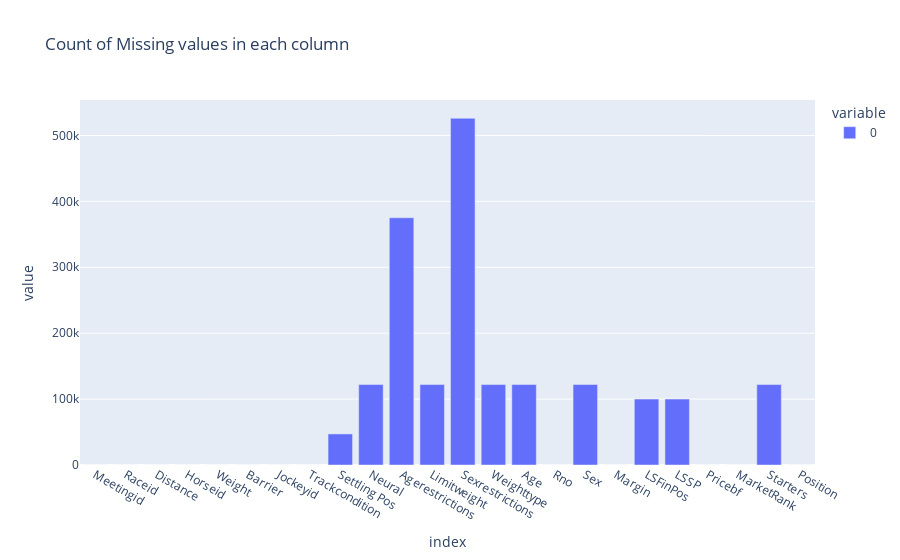

Notebook cell for this chart:
### Code cell
import plotly.express as px

px.bar(df.isna().sum(), title='Count of Missing values in each column')

### Figure 1 — Plotly figure (JSON) as saved in the notebook; plotly's stock layout.template omitted (floating-point values rounded to 4 significant figures)
{"data": [{"alignmentgroup": "True", "hovertemplate": "variable=0<br>index=%{x}<br>value=%{y}<extra></extra>", "legendgroup": "0", "marker": {"color": "#636efa", "pattern": {"shape": ""}}, "name": "0", "offsetgroup": "0", "orientation": "v", "showlegend": true, "textposition": "auto", "type": "bar", "x": ["Meetingid", "Raceid", "Distance", "Horseid", "Weight", "Barrier", "Jockeyid", "Trackcondition", "Settling Pos", "Neural", "Agerestrictions", "Limitweight", "Sexrestrictions", "Weighttype", "Age", "Rno", "Sex", "Margin", "LSFinPos", "LSSP", "Pricebf", "MarketRank", "Starters", "Position"], "xaxis": "x", "y": [0, 0, 0, 0, 0, 0, 0, 0, 47139, 122094, 375090, 122094, 526109, 122094, 122094, 0, 122094, 0, 100024, 100024, 0, 0, 122094, 0], "yaxis": "y"}], "layout": {"barmode": "relative", "legend": {"title": {"text": "variable"}, "tracegroupgap": 0}, "title": {"text": "Count of Missing values in each column"}, "xaxis": {"anchor": "y", "domain": [0, 1], "title": {"text": "index"}}, "yaxis": {"anchor": "x", "domain": [0, 1], "title": {"text": "value"}}}}
